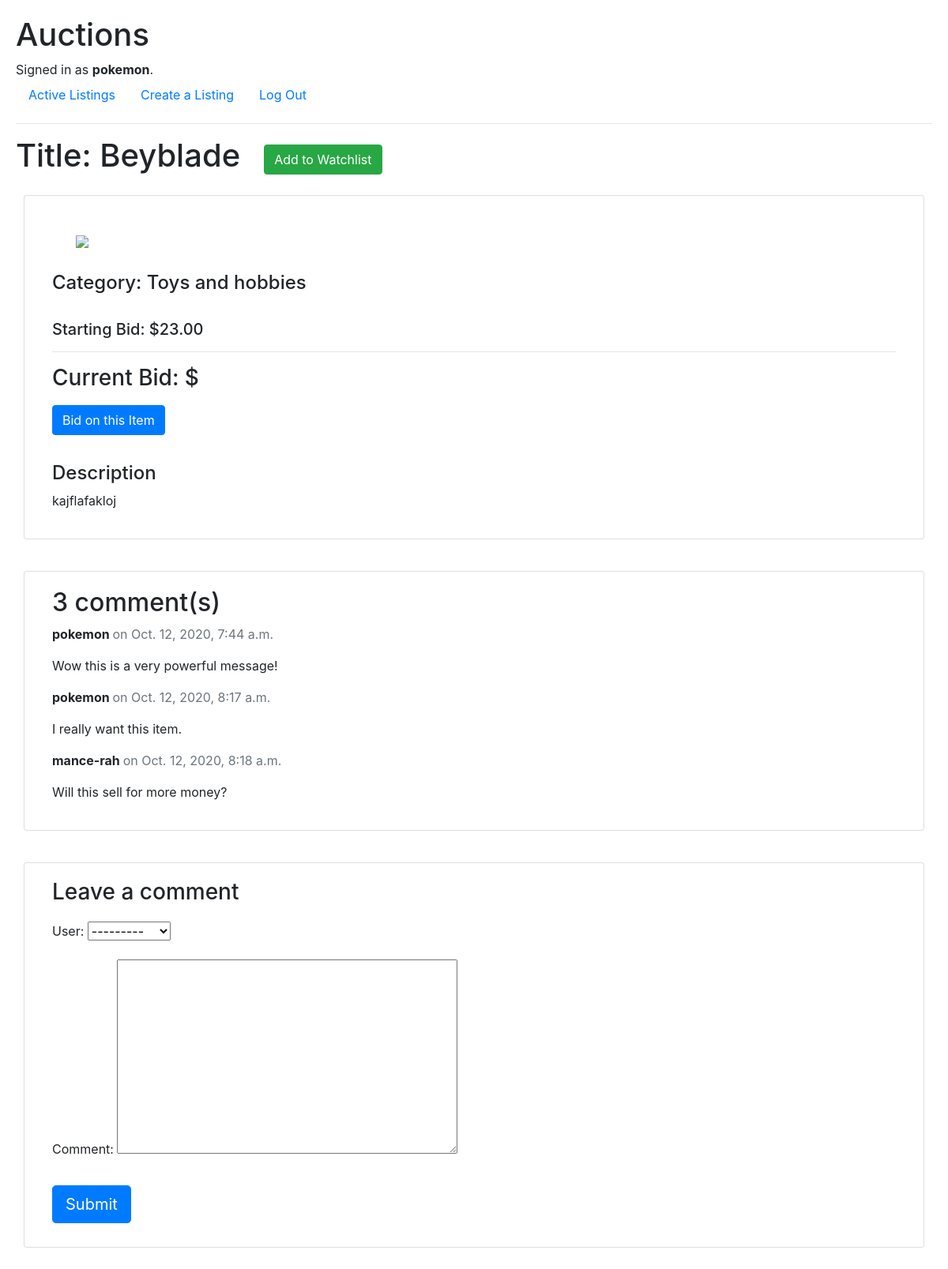
Screenshot of /listing/2 (signed in) with the database file from the repository.
### auctions/models.py (models this page shows, shortened)
class User(AbstractUser):
    pass

class Listings(models.Model):
    title = models.CharField(max_length=64, default="")
    description = models.TextField(default="")
    image = models.URLField(blank=True, null=True)
    initial_bid = models.DecimalField(max_digits=8, decimal_places=2)
    category = models.CharField(max_length=64, choices=CATEGORY_CHOICES, default="other")
    listing_user = models.ForeignKey(User, on_delete=models.CASCADE, related_name="listing")

class Comments(models.Model):
    comment = models.TextField(max_length=400, default="")
    user = models.ForeignKey(User, on_delete=models.CASCADE, related_name="user_comments")
    listing = models.ForeignKey(Listings, on_delete=models.CASCADE, related_name="comments")
    submitted = models.DateTimeField(auto_now_add=True)
    active = models.BooleanField(default=False)
    class Meta:
        ordering = ['submitted']

### auctions/views.py (the view)
# urls.py: path('listing/<id>', views.listing, name="listing")
def listing(request, id):
    listing = Listings.objects.get(id=id)
    comments = listing.comments.filter(active=True)
    new_comment = None
    if request.method == 'POST':
        comment_form = CommentForm(data=request.POST)
        if comment_form.is_valid():
            new_comment = comment_form.save(commit=False)
            new_comment.listing = listing
            new_comment.save()
    else:
        comment_form = CommentForm()
    context = {
        'listing': listing,
        'comments': comments,
        "new_comment": new_comment,
        "comment_form": comment_form
    }
    return render(request, "auctions/listing.html", context)

### auctions/forms.py
class CommentForm(forms.ModelForm):
    class Meta:
        model = Comments
        fields = [
            'user',
            'comment'
        ]

### auctions/templates/auctions/listing.html
{% extends "auctions/layout.html" %} {% block body %}
<div id="title-section">
  <h1>Title: {{ listing.title }}</h1>
  <button class="btn btn-success">Add to Watchlist</button>
</div>
<div class="container">
  <div class="row">
    <div class="col-md-12 card mb-4 mt-3">
      <div class="card-body">
        <div class="image-block">
          <img src="{{ listing.image }}" width="400px" />
        </div>
        <div>
          <h4>Category: {{ listing.category }}</h4>
          <br />
          <h5>Starting Bid: ${{ listing.initial_bid }}</h5>
          <hr />
          <h3>Current Bid: $</h3>
          <button class="btn btn-primary">Bid on this Item</button>
          <br />
          <br />
          <h4>Description</h4>
          <p>{{ listing.description}} <br /></p>
        </div>
      </div>
    </div>
  </div>
</div>
<div class="container">
  <div class="row">
    <div class="col-md-12 card mb-4 mt-3">
      <div class="card-body">
        <h2>{{ comments.count }} comment(s)</h2>
        {% for comment in comments %}
        <div class="comments">
          <p class="font-weight-bold">
            {{ comment.user }}
            <span class="text-muted font-weight-normal">
              on {{ comment.submitted}}
            </span>
          </p>
          {{ comment.comment | linebreaks }}
        </div>
        {% endfor %}
      </div>
    </div>
    <div class="col-md-12 card mb-4 mt-3">
      <div class="card-body">
        {% if new_comment %}
        <div class="alert alert-success" role="alert">
          Your comment is awaiting moderation
        </div>
        {% else %}
        <h3>Leave a comment</h3>
        <form method="post" style="margin-top: 1.3em">
          {{ comment_form.as_p }} {% csrf_token %}
          <button type="submit" class="btn btn-primary btn-lg">Submit</button>
        </form>
        {% endif %}
      </div>
    </div>
  </div>
</div>
{% endblock %}

### auctions/templates/auctions/layout.html (shortened to what this page needs)
{% load static %}
<!DOCTYPE html>
<html lang="en">
  <head>
    <link
      rel="stylesheet"
      href="https://stackpath.bootstrapcdn.com/bootstrap/4.4.1/css/bootstrap.min.css"
    />
    <link href="{% static 'auctions/styles.css' %}" rel="stylesheet" />
  </head>
  <body>
    <h1>Auctions</h1>
    <div>
      {% if user.is_authenticated %} Signed in as
      <strong>{{ user.username }}</strong>.
       {% else %} Not signed in.
       {% endif %}
    </div>
    <ul class="nav">
      <li class="nav-item">
        <a class="nav-link" href="{% url 'index' %}">Active Listings</a>
      </li>
      {% if user.is_authenticated %}
      <li class="nav-item">
        <a class="nav-link" href="{% url 'create' %}">Create a Listing</a>
      </li>
      <li class="nav-item">
        <a class="nav-link" href="{% url 'logout' %}">Log Out</a>
      </li>
      {% endif %}
    </ul>
    <hr />
    {% block body %} {% endblock %}
  </body>
</html>

### auctions/static/auctions/styles.css (style rules this page uses)
body { padding: 20px; }
ul { list-style-type: none; }
.image-block { display: inline-flex; flex-direction: row; align-items: center; justify-content: flex-start; padding: 30px; }
.btn { margin: 10px 0px; }
#title-section { display: flex; flex-direction: row; }
#title-section .btn-success { margin-left: 30px; }

### rows the page displays
User: username "pokemon"
Listings: title "Beyblade", category "Toys and hobbies", initial_bid "23.00", description "kajflafakloj"
Comments: user "pokemon", submitted "Oct. 12, 2020, 7:44 a.m.", comment "Wow this is a very powerful message!"
Comments: user "pokemon", submitted "Oct. 12, 2020, 8:17 a.m.", comment "I really want this item."
Comments: user "mance-rah", submitted "Oct. 12, 2020, 8:18 a.m.", comment "Will this sell for more money?"

### other values shown
{{ comments.count }} "3"
